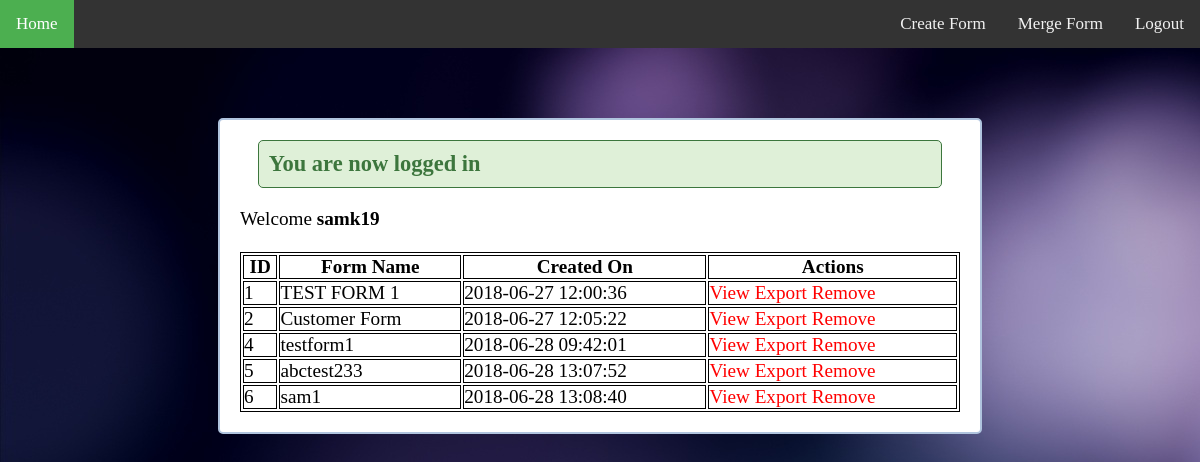
/index.php (signed in), run on the app's committed database.
### tables this page shows
CREATE TABLE `masterform` (
  `form_id` int(11) NOT NULL,
  `form_name` varchar(255) NOT NULL,
  `form_value` longtext NOT NULL,
  `created_on` timestamp NOT NULL DEFAULT CURRENT_TIMESTAMP
);

### index.php (the view, shortened to what this page needs)
<!DOCTYPE html>
<html>
<head>
	<link rel="stylesheet"  href="css/style.css">
</head>
<body>
</head>
<body>
<div class="topnav">
  <a class="active" href="#home">Home</a>
  <div class="topnav-right">
    <a href="form.html">Create Form</a>
    <a href="import.php">Merge Form</a>
    <a href="index.php?logout='1'">Logout</a>
  </div>
</div>
	<div class="content1">
		<?php if (isset($_SESSION['success'])) : ?>
			<div class="error success" >
				<h3>
					<?php
						echo $_SESSION['success'];
					?>
				</h3>
			</div>
		<?php endif ?>
		<?php  if (isset($_SESSION['username'])) : ?>
			<p>Welcome <strong><?php echo $_SESSION['username']; ?></strong></p>
		<?php endif ?>
                        <?php
	$db = mysqli_connect('localhost', 'root', '', 'registration');
$sql = "SELECT form_id, form_name, form_value, created_on FROM masterform";
$result = $db->query($sql);
if ($result->num_rows > 0) {
   echo "<br/><table style='width:100%'><tr><th>ID</th><th>Form Name</th><th>Created On</th><th>Actions</th></tr>";
    while($row = $result->fetch_assoc()) { ?>
                        <tr><td><?php  echo $row["form_id"]; ?></td><td> <?php echo $row["form_name"]; ?></td><td><?php echo $row["created_on"]; ?></td><td><p> <a href="viewform.php?form_id=<?php echo $row["form_id"]; ?>" style="color: red;text-decoration: none;">View    </a><a href="Exportform.php?form_id=<?php echo $row["form_id"]; ?>" style="color: red;text-decoration: none;">Export    </a><a href="remove.php?form_id=<?php echo $row["form_id"]; ?>" style="color: red;text-decoration: none;">Remove    </a></p></td></tr>
     <?php }
    echo "</table>";
} else {
    echo "0 results";
}
?>
	</div>
</body>
</html>

### css/style.css (style rules this page uses)
* { margin: 0px; padding: 0px; }
body { font-size: 120%; background:url('../images/backg.jpeg'); }
.content1 { width: 60%; margin: 70px auto; padding: 20px; border: 2px solid #B0C4DE; background: white; border-radius: 5px 5px 5px 5px; }
.error { width: 92%; margin: 0px auto; padding: 10px; border: 1px solid #a94442; color: #a94442; background: #f2dede; border-radius: 5px; text-align: left; }
.success { color: #3c763d; background: #dff0d8; border: 1px solid #3c763d; margin-bottom: 20px; }

### index.php (style rules this page uses)
table, th, td { border: 1px solid black; }
.topnav { overflow: hidden; background-color: #333; }
.topnav a { float: left; color: #f2f2f2; text-align: center; padding: 14px 16px; text-decoration: none; font-size: 17px; }
.topnav a.active { background-color: #4CAF50; color: white; }
.topnav-right { float: right; }

### data on the page
masterform: form_id "1", form_name "TEST FORM 1", created_on "2018-06-27 12:00:36"
masterform: form_id "2", form_name "Customer Form", created_on "2018-06-27 12:05:22"
masterform: form_id "4", form_name "testform1", created_on "2018-06-28 09:42:01"
masterform: form_id "5", form_name "abctest233", created_on "2018-06-28 13:07:52"
masterform: form_id "6", form_name "sam1", created_on "2018-06-28 13:08:40"

### other printed values
$_SESSION['success'] "You are now logged in"
$_SESSION['username'] "samk19"
